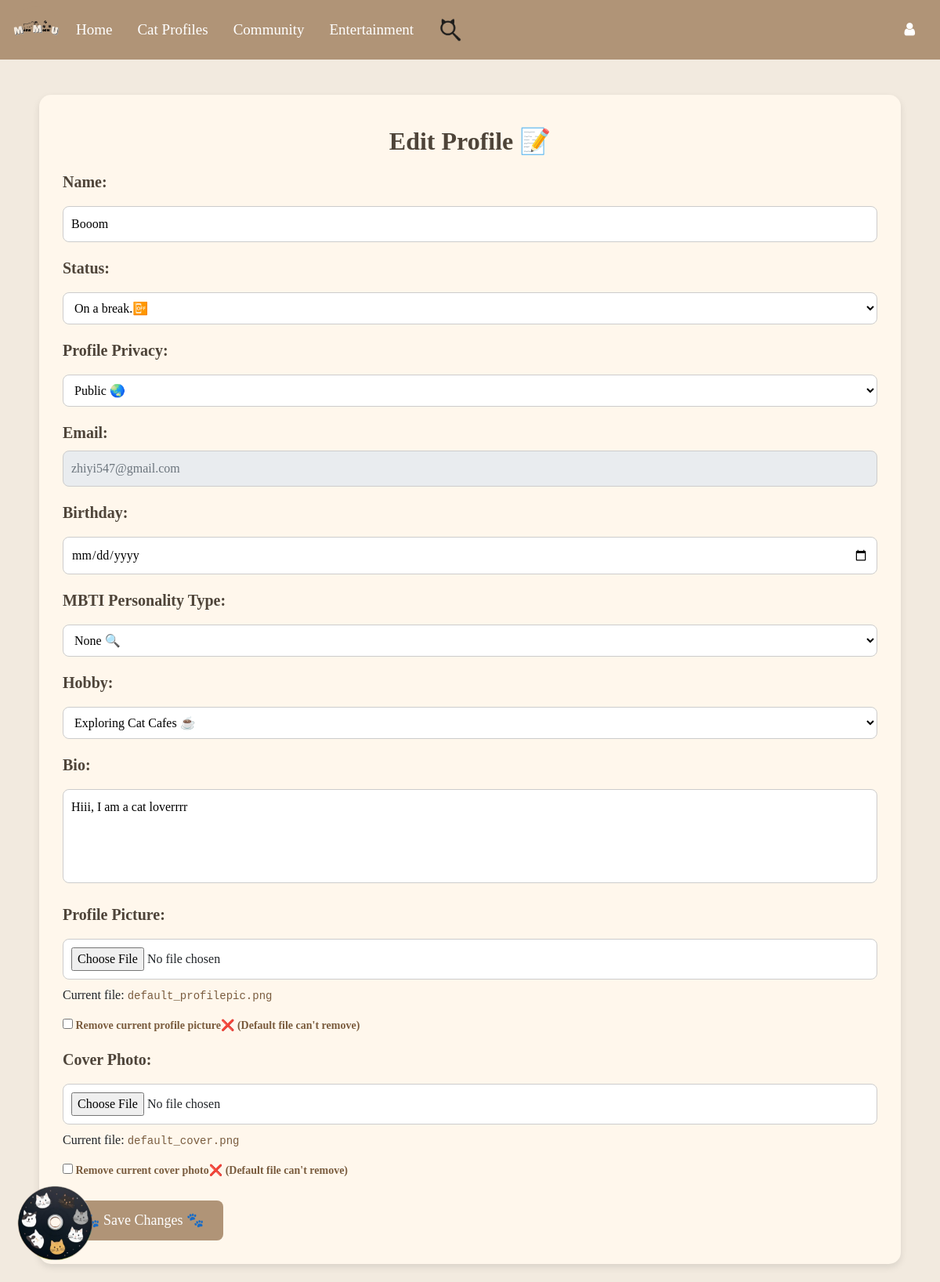
Before: /update-profile (signed in) with the older database file.
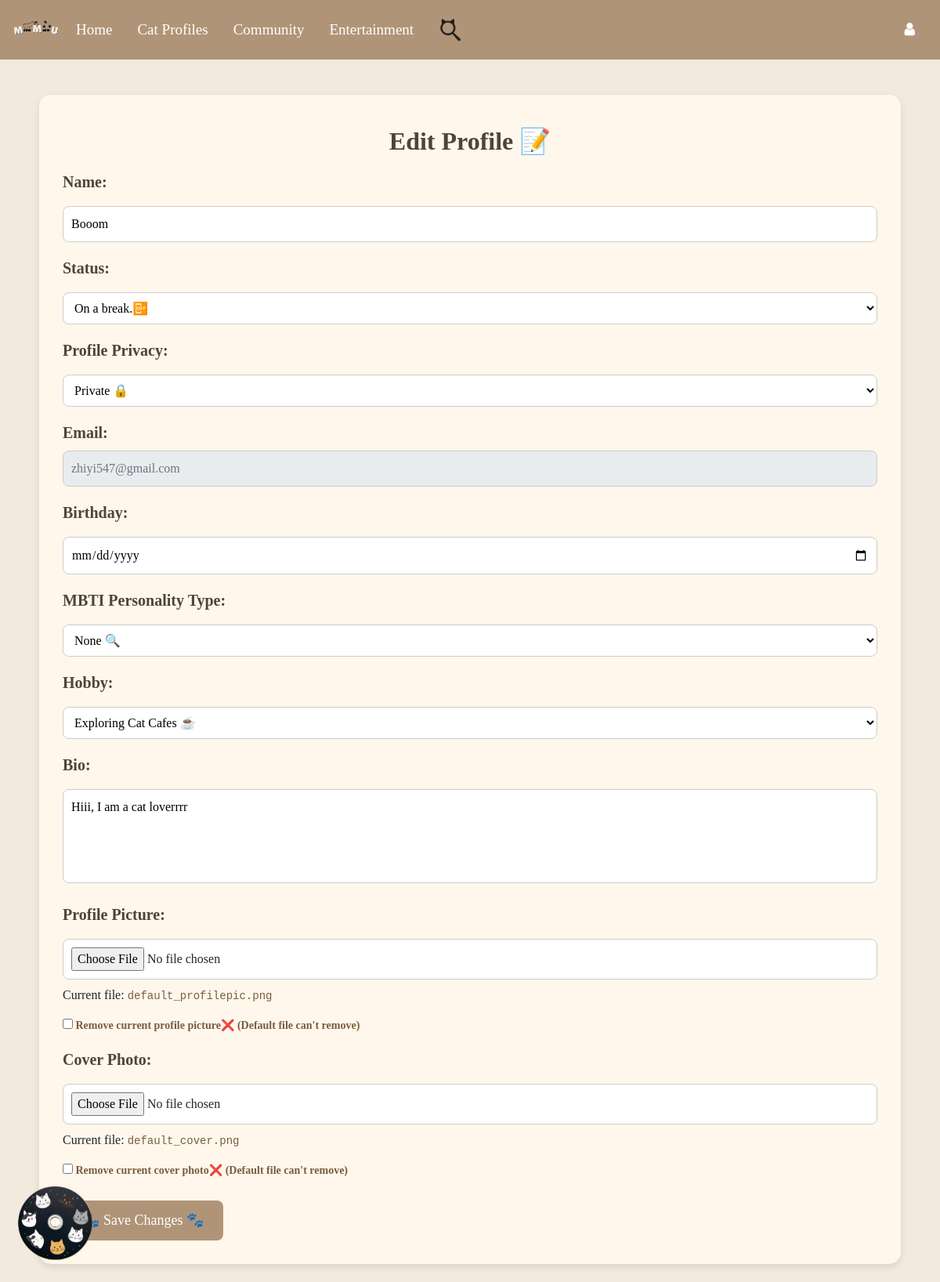
After: the same page with the newer database file.
### Website/models.py (models this page shows)
class User(db.Model, UserMixin):
    id = db.Column(db.Integer, primary_key=True)
    email = db.Column(db.String(150), unique=True, nullable=False)
    ps = db.Column(db.String(150), nullable=False)
    Name = db.Column(db.String(150), nullable=False)
    secret_answer = db.Column(db.String(150), nullable=False)
    notes = db.relationship("Note", backref="user", lazy=True, cascade="all, delete-orphan")
    stories = db.relationship("Story", backref="owner", lazy=True, cascade="all, delete-orphan")
    reports = db.relationship("Report", backref="owner", lazy=True, cascade="all, delete-orphan")
    status = db.Column(db.String(100)) #user profile part
    birthday = db.Column(db.Date)
    mbti = db.Column(db.String(50))
    hobby = db.Column(db.String(100))
    bio = db.Column(db.Text)
    profile_picture = db.Column(db.String(255), default="default_profilepic.png")
    cover_photo = db.Column(db.String(255), default="default_cover.png")
    role = db.Column(db.String(50), default='user', nullable=False)
    level1_completed = db.Column(db.Boolean, default=False)
    privacy = db.Column(db.String(50), default="Public", nullable=False)

### Website/auth.py (the view, shortened to what this page needs)
@auth.route("/update-profile", methods=["GET", "POST"])
@login_required
def update_profile():
    return render_template("update_profile.html", user=current_user)

### Website/templates/update_profile.html (shortened to what this page needs)
{% extends "base.html" %}
{% block content %}
<div class="form-container">
  <h2><b>Edit Profile 📝</b></h2>
  <form method="POST" action="{{ url_for('auth.update_profile') }}" enctype="multipart/form-data">
    <label for="name">Name:</label>
    <input type="text" id="name" name="name" value="{{ user.Name or '' }}" placeholder="Enter your name">
    <label for="status">Status:</label>
    <select id="status" name="status">
      {% for status in ["Meow~🐱", "Sleepy...🥱", "So tired!💀", "On a break.📴", "Need coffee!☕",
                        "Feeling great!💪🏻", "Do not disturb.🫥", "Busy but productive.📖"] %}
      <option value="{{ status }}" {% if user.status == status %}selected{% endif %}>{{ status }}</option>
      {% endfor %}
    </select>
    <label for="privacy">Profile Privacy:</label>
    <select id="privacy" name="privacy">
      <option value="Public" {% if user.privacy == "Public" %}selected{% endif %}>Public 🌏</option>
      <option value="Private" {% if user.privacy == "Private" %}selected{% endif %}>Private 🔒</option>
    </select>
    <label for="email">Email:</label>
    <div class="readonly-field">{{ user.email }}</div>
    <label for="birthday">Birthday:</label>
    <input type="date" id="birthday" name="birthday" value="{{ user.birthday or '' }}">
    <label for="mbti">MBTI Personality Type:</label>
    <select id="mbti" name="mbti">
      <option value="-" {% if user.mbti == "None" %}selected{% endif %}>None 🔍</option>
    </select>
    <label for="hobby">Hobby:</label>
    <select id="hobby" name="hobby">
      {% for hobby in ["Cat Photography 📸", "Cat Blogging 📝", "Cat Toy Crafting 🧶", "Fostering Cats 🏡",
                       "Cat Grooming 🧼", "Building Cat Furniture 🛠️", "Exploring Cat Cafes ☕", "Creating Cat Memes 🎥"] %}
      <option value="{{ hobby }}" {% if user.hobby == hobby %}selected{% endif %}>{{ hobby }}</option>
      {% endfor %}
    </select>
    <label for="bio">Bio:</label>
    <textarea id="bio" name="bio" rows="4" placeholder="Write something about yourself...✏️">{{ user.bio or '' }}</textarea>
    <label for="profile_picture">Profile Picture:</label>
    <input type="file" id="profile_picture" name="profile_picture" accept="image/*">
    {% if user.profile_picture %}
      <p>Current file: <code class="current-file">{{ user.profile_picture }}</code></p>
      <label class="checkbox-label"><input type="checkbox" name="clear_profile_picture"> Remove current profile picture❌ (Default file can't remove)</label>
    {% endif %}
    <label for="cover_photo">Cover Photo:</label>
    <input type="file" id="cover_photo" name="cover_photo" accept="image/*">
    {% if user.cover_photo %}
      <p>Current file: <code class="current-file">{{ user.cover_photo }}</code></p>
      <label class="checkbox-label"><input type="checkbox" name="clear_cover_photo"> Remove current cover photo❌ (Default file can't remove)</label>
    {% endif %}
    <button type="submit">🐾 Save Changes 🐾</button>
  </form>
</div>
{% endblock %}

Changed rows visible on the page:
changed User "zhiyi547@gmail.com": privacy "Public 🌏" → "Private 🔒"
